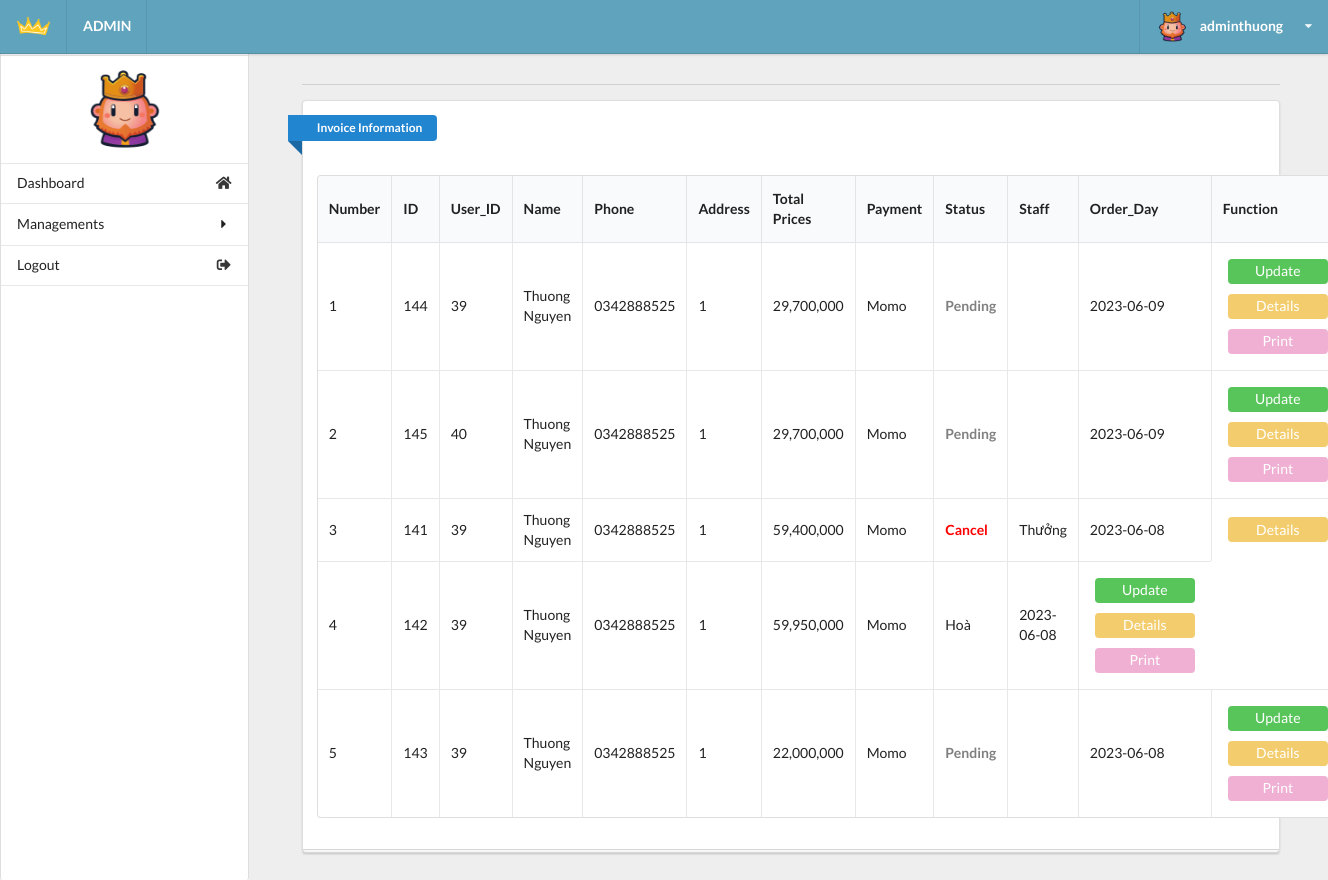
The app's page /admin/admin.php?act=invoice (signed in) with its own data.
### tables this page shows
CREATE TABLE `tbl_order` (
  `id` int(9) NOT NULL,
  `invoice_id` varchar(20) NOT NULL,
  `total_prices` double(10,0) NOT NULL DEFAULT 0,
  `payment` tinyint(1) NOT NULL DEFAULT 1,
  `id_user` int(11) NOT NULL,
  `fname` varchar(20) NOT NULL,
  `lname` varchar(20) NOT NULL,
  `phone` varchar(20) NOT NULL,
  `email` varchar(50) NOT NULL,
  `address` varchar(255) NOT NULL,
  `notes` varchar(255) NOT NULL DEFAULT 'Not note',
  `due_date` date NOT NULL,
  `status` varchar(20) NOT NULL DEFAULT 'Pending',
  `employee_pr` int(11) DEFAULT NULL
);

CREATE TABLE `tbl_user` (
  `id` int(11) NOT NULL,
  `name_us` varchar(50) DEFAULT NULL,
  `address_us` varchar(100) DEFAULT NULL,
  `email` varchar(50) NOT NULL,
  `user` varchar(20) NOT NULL,
  `password_us` varchar(20) NOT NULL,
  `role_us` tinyint(1) NOT NULL DEFAULT 0
);

### model/invoicedb.php (called while the page is built, shortened)
<?php
    function getall_invoice(){
        $conn=connectdb();
        $stmt = $conn->prepare("SELECT * FROM tbl_order ORDER BY due_date DESC");
        $stmt->execute();
        $kq=$stmt->fetchAll();
        return $kq;
    }
?>

### model/userdb.php (called while the page is built, shortened)
<?php
function getall_user(){
    $conn=connectdb();
    $stmt = $conn->prepare("SELECT * FROM tbl_user");
    $stmt->execute();
    $kq=$stmt->fetchAll();
    return $kq;
}
?>

### admin/invoice.php (the view, shortened to what this page needs)
<div class="right floated thirteen wide computer sixteen wide phone column" id="content">
    <div class="ui container grid">
        <div class="row">
            <div class="fifteen wide computer sixteen wide phone centered column center-table">
                <div class="ui divider"></div>
                <div class="ui grid">
                    <div class="sixteen wide computer sixteen wide phone centered column">
                        <div class="ui stacked segment">
                            <div class="ui blue ribbon icon label">Invoice Information</div>
                            <br><br>
                            <table id="example" class="ui celled table responsive nowrap unstackable"
                                style="width:100%">
                                <thead>
                                    <tr>
                                        <th>Number</th>
                                        <th>ID</th>
                                        <th>User_ID</th>
                                        <th>Name</th>
                                        <th>Phone</th>
                                        <th>Address</th>
                                        <th>Total Prices</th>
                                        <th>Payment</th>
                                        <th>Status</th>
                                        <th>Staff</th>
                                        <th>Order_Day</th>
                                        <th>Function</th>
                                    </tr>
                                </thead>
                                <?php
                  if (isset($kq) && (count($kq) > 0)) {
                    $i = 1;
                    foreach ($kq as $invoice) {
                      echo '
                        <tr>
                          <td>'.$i.'</td>
                          <td>'.$invoice['id'].'</td>
                          <td>'.$invoice['id_user'].'</td>
                          <td>'.$invoice['fname']. ' ' .$invoice['lname'].'</td>
                          <td>'.$invoice['phone'].'</td>
                          <td>'.$invoice['address'].'</td>
                          <td>'.number_format($invoice['total_prices']).'</td>
                        ';
                        if($invoice['payment'] ==1)
                        {
                          echo '<td>Cash on delivery</td>';
                        } else{
                          echo '<td>Momo</td>';
                        }
                        if($invoice['status'] =="Pending")
                        {
                          echo '<td class="status-pending">'.$invoice['status'].'</td>';
                        } elseif ($invoice['status'] == "Cancel"){
                          echo '<td class="status-cancel">'.$invoice['status'].'</td>';
                        } elseif ($invoice['status'] == "Delivered"){
                          echo '<td class="status-ordered">'.$invoice['status'].'</td>';
                        };
                        $check_us = 0;
                        foreach($user as $us)
                        {
                          if($us['id']==$invoice['employee_pr'])
                          {
                            echo '<td>'.$us['name_us'].'</td>';
                            $check_us = 1;
                          }
                        }
                        if($check_us == 0)
                        {
                          echo '<td> </td>';
                        }
                        echo '
                          <td>'.$invoice['due_date'].'</td>
                        ';
                        if($invoice['status'] == "Cancel")
                        {
                          echo'
                          <td>
                            <button  class="button-detail"><a class="change-a" href="../web_user/fashionApp.php?act=print_invoice_admin&iddh='.$invoice['id'].'">Details</a></button>
                          </td>
                        </tr>';
                        }
                        else {
                          echo'
                          <td>
                            <button  class="button-update"><a class="change-a" href="admin.php?act=updateform_invoice&id='.$invoice['id'].'">Update</a></button>
                            <button  class="button-detail"><a class="change-a" href="../web_user/fashionApp.php?act=print_invoice_admin&iddh='.$invoice['id'].'">Details</a></button>
                            <button  class="button-print"><a class="change-a" href="../web_user/fashionApp.php?act=print_invoice_admin&iddh='.$invoice['id'].'">Print</a></button>
                          </td>
                        </tr>';
                        }
                      $i++;
                    }
                  }
                ?>
                            </table>
                        </div>
                    </div>
                </div>
            </div>
        </div>
    </div>
</div>
</div>
</body>
</html>

### admin/css/main.css (style rules this page uses)
html, body { background-color: #eeeeee; height: 100%; width: 100%; margin: 0; padding: 0; }
#content { top: 1em; }
.button-update { background-color: #58c55b; border: none; color: white; padding: 4px 20px; width: 100px; height: 25px; text-align: center; text-decoration: none; display: inline-block; border-radius: 4px; margin: 5px; }
.button-detail { background-color: #f3cd6d; border: none; color: white; padding: 4px 20px; width: 100px; height: 25px; text-align: center; text-decoration: none; display: inline-block; border-radius: 4px; margin: 5px; }
.button-print { background-color: #efb0d3; border: none; color: white; padding: 4px 20px; width: 100px; height: 25px; text-align: center; text-decoration: none; display: inline-block; border-radius: 4px; margin: 5px; }
.change-a { color: white; width: 100%; }
.status-cancel { color: red; font-weight: bold; }
.status-pending { color: grey; font-weight: bold; }

### records on screen
tbl_order: id "144", id_user "39", fname "Thuong", lname "Nguyen", phone "0342888525", address "1", total_prices "29,700,000", payment "Momo", status "Pending", due_date "2023-06-09"
tbl_order: id "145", id_user "40", fname "Thuong", lname "Nguyen", phone "0342888525", address "1", total_prices "29,700,000", payment "Momo", status "Pending", due_date "2023-06-09"
tbl_order: id "141", id_user "39", fname "Thuong", lname "Nguyen", phone "0342888525", address "1", total_prices "59,400,000", payment "Momo", status "Cancel", due_date "2023-06-08"
tbl_user: name_us "Thưởng"
tbl_order: id "142", id_user "39", fname "Thuong", lname "Nguyen", phone "0342888525", address "1", total_prices "59,950,000", payment "Momo", due_date "2023-06-08"
tbl_user: name_us "Hoà"
tbl_order: id "143", id_user "39", fname "Thuong", lname "Nguyen", phone "0342888525", address "1", total_prices "22,000,000", payment "Momo", status "Pending", due_date "2023-06-08"

### other values on screen
$_SESSION['name'] "adminthuong"
